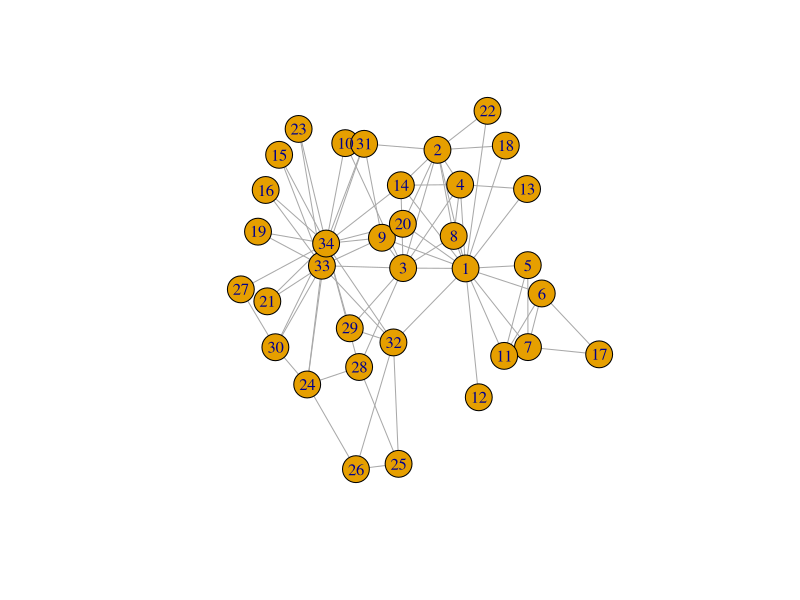
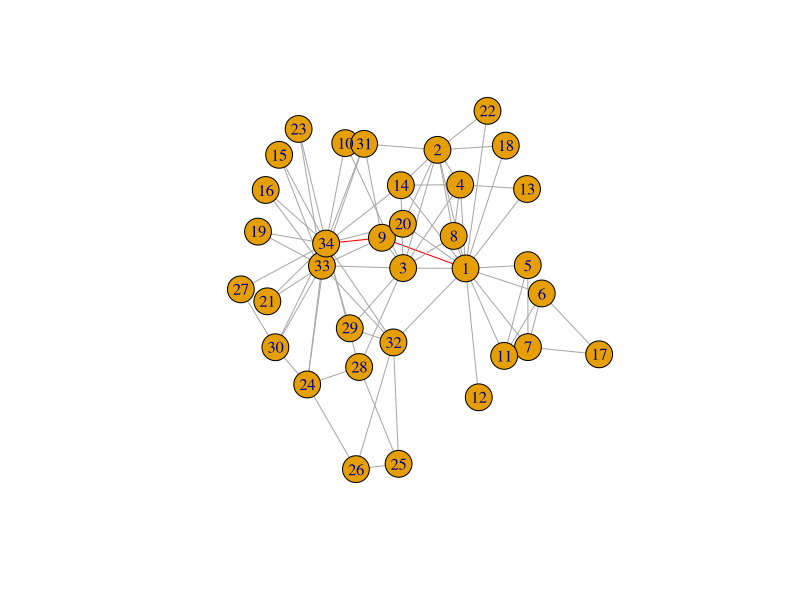

The R script that drew these images, in order: (Note: this script raises an error after producing the figures.)
## ---- chunk 1
knitr::opts_chunk$set(
  collapse = TRUE,
  comment = "#>"
)
## ---- chunk 2
library(igraph)
## ---- chunk 3
karate <- make_graph("Zachary")
## ---- chunk 4
xy <- matrix(
  c(
    1.093966887087722, 0.6529823735960844, 0.113857179935990385,
    1.0085601998539617252, 2.070175212713373, 2.2894669847085685,
    2.073251021482423, 0.9074652164386368, -0.218839345089003129,
    -0.7942155888555399, 1.6992683670536126, 1.3013148352817825,
    2.0587212117790386, 0.07840464375031649, -1.83225113852727928,
    -2.043107183215482, 3.1903504510195644, 1.7252916727157002,
    -2.1635297757006606, 0.1099363214367048, -2.0173609083270283,
    1.438173180664004, -1.526167873866698, -1.391704520819019, 0.0427082625044537,
    -0.6266672832455868, -2.4328956848424186, -0.5765938127636058,
    -0.7235522657428076, -1.890884, -0.49828843603408735,
    -0.0382689951910894, -1.16044073125891867, -1.0946750031954726,
    -0.03704005890734676, 1.0959410277670554, -0.03380487817978164,
    0.7639081234015446, -0.0056942042878972, -0.2762080169182307,
    -0.7888685525880392, 0.2731545198004819, 0.25591411019330024,
    1.1600380074120809, -0.8725800247858699, -1.2680925791346904,
    0.7216614853390146, 0.7578488361025302, 1.0484169427497647,
    0.7123644274753804, -0.857921398588591, 1.1365954184204712,
    0.31429269895315737, 0.38929448248564685, -0.3514298049811463,
    1.4685069662610182, 1.2955819756075229, -1.1458655130616306,
    -1.904014863664545, -1.9548058940536703, -0.2371036,
    -0.978877855547320874, -0.6088580898473848, -0.790031387175628,
    1.1533732492508566, -0.7439629784967702, -0.011113968389847993,
    0.2006269
  ),
  nrow = 34L,
  ncol = 2L
)
plot(karate, layout = xy)
## ---- chunk 5
karate
## ---- chunk 6
c(
    edge_density(make_empty_graph(10)),
    edge_density(karate),
    edge_density(make_full_graph(10))
)
## ---- chunk 7
shortest_paths(karate,from = 1,to = 34,output = "vpath")
## ---- chunk 8
E(karate)$color <- "grey66"
E(karate)$color[as.integer(shortest_paths(karate,from = 1,to = 34,output = "epath")$epath[[1]])] <- "red"
plot(karate, layout = xy)
karate <- remove_edge_attr(karate, "color")
## ---- chunk 9
distances(karate)[1:10, 1:10]
## ---- chunk 10
diameter(karate)
## ---- chunk 11
#| label: transitivity
transitivity(karate, type = "global")
transitivity(karate, type = "local", isolates = "zero")
## ---- chunk 12
g <- sample_gnp(100, 0.05, directed = TRUE)
reciprocity(g)
## ---- chunk 13
dyad_census(g)
## ---- chunk 14
triad_census(g)
## ---- chunk 15
g <- sample_gnp(1000, 0.01)
degree_dist <- degree_distribution(g)
plot(
  degree_dist,
  xlab = "Degree",
  ylab = "Probability",
  type = "s",
  main = "Degree Distribution of a GNP Graph"
)
## ---- chunk 16
g <- sample_pa(1000, power = 1, m = 2)
degree_dist <- degree_distribution(g)
plot(
  degree_dist,
  xlab = "Degree",
  ylab = "Probability",
  type = "s",
  main = "Degree Distribution of a PA Graph",
)
